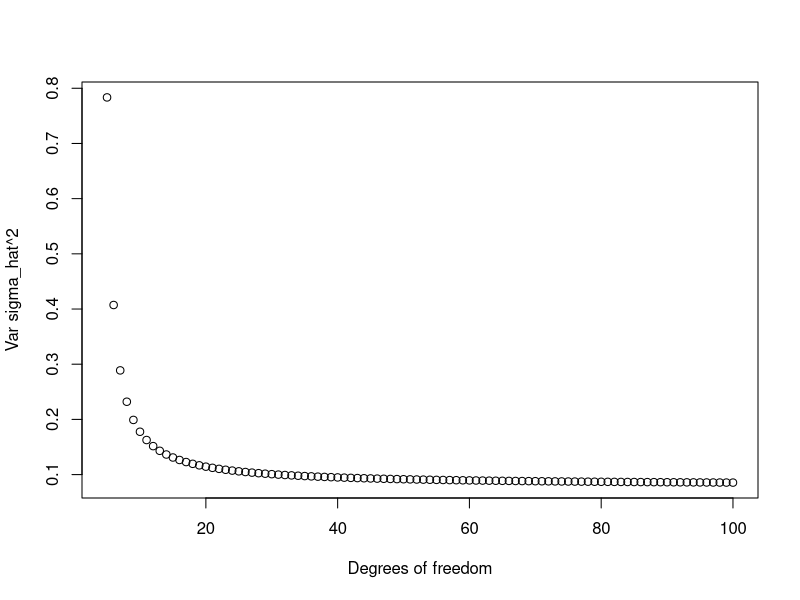

Recreate this plot in R.
# Calculate the variance of sigma_hat^2 when the errors
# follow a t-distribution.

# Calculate the E[t^4] - E[t^2]^2, where
# t is a Student-t random variable with df
# degrees of freedom.
vs = function(df) {

    # Log of the 4th moment
    v1 = lgamma(5 / 2)
    v1 = v1 + lgamma((df - 4) / 2)
    v1 = v1 + 2 * log(df)
    v1 = v1 - lgamma(df / 2)
    v1 = v1 - log(pi) / 2

    # Log of the square of the second moment
    v2 = 2 * log(df / (df - 2))

    return(exp(v1) - exp(v2))
}

# The number of cases in the data set
n = 30

# The number of variables in the data set
p = 5

# The residual degrees of freedom
qd = n - p

# Generate a design matrix
xm = rnorm(n*qd)
xm = array(xm, c(n, qd))

# Get the projection onto the columnspace of the design matrix.
u = svd(xm)$u
proj = u %*% t(u)
s1 = sum(diag(proj)^2)
s2 = (sum(proj^2) - s1) / 2

ra = NULL

# Loop over these values for the degrees of freedom of the error distribution.
for (df in 5:100) {

    # The variance of sigma_hat^2
    tm = vs(df)
    va = s1 * vs(df) + 4 * s2 * (df / (df - 2))^2
    va = va / (n - p)^2

    ra = rbind(ra, c(df, va))
}

plot(ra[,1], ra[,2], xlab="Degrees of freedom", ylab="Var sigma_hat^2")
